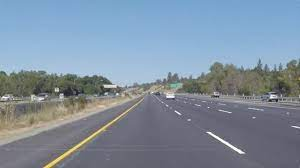
#> input picture solidwhitecurve.jpg, 300 x 168 px
$ python line_detect.py
#> lines starting #> are read from the running program, lines starting #| are printed output that depends on the picture; after the words box and inside, x2 and y2 are one past the last pixel; in counts of white or black regions, pixels touching at a corner belong together
# -*- coding: utf-8 -*-
"""
Created on Thu Aug  4 09:12:16 2022

@author: mandleman
@project name : Embedded AI hub in Daegu
"""


#import matplotlib.pyplot as plt
#import matplotlib.image as mpimg
import cv2
import numpy as np
import copy
def grayscale(img):
    return cv2.cvtColor(img,cv2.COLOR_BGR2GRAY)

def gaussian_blur(img,kernel_size):
    return cv2.GaussianBlur(img,(kernel_size,kernel_size),0)


def canny_edge(img,low_threshold,high_threshold):
    return cv2.Canny(img,low_threshold,high_threshold)


img=cv2.imread('solidwhitecurve.jpg')
#> img is the input picture: shape (168, 300, 3); mean B, G, R 159.7, 143.3, 127.7

img = cv2.resize(img, (1000, 600))
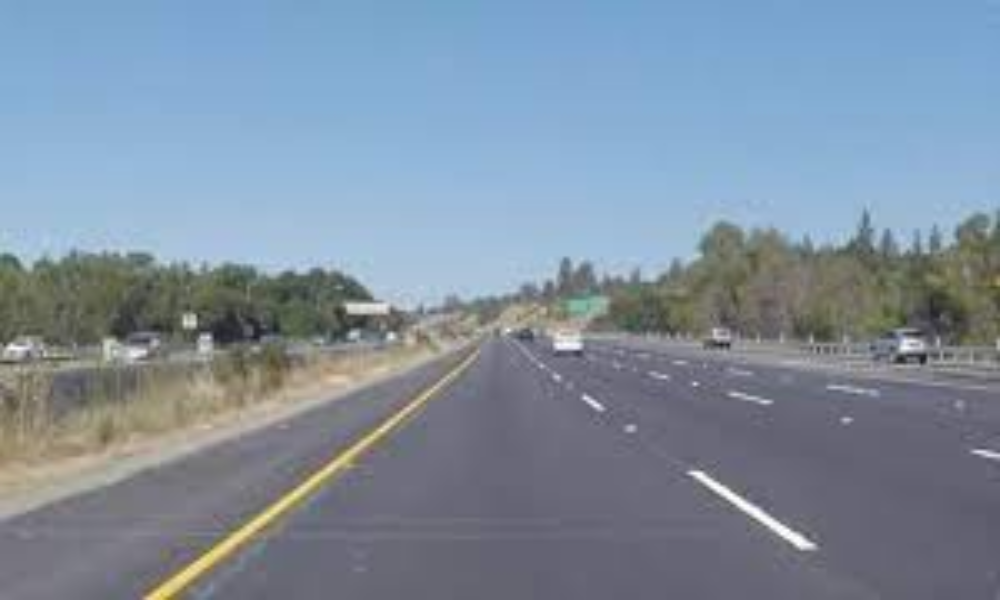
#> img: shape (600, 1000, 3); mean B, G, R 159.6, 143.2, 127.7

#plt.figure(figsize=(10,8))
rows=6
cols=2
index=1
#fig = plt.figure(figsize=(8, 8))

print("this image is : ",type(img),'with dimensions : ',img.shape)
#| this image is :  <class 'numpy.ndarray'> with dimensions :  (600, 1000, 3)
# plt.imshow(img)
# plt.show()
'''
fig.add_subplot(rows, cols, index)
plt.xlabel('origin')
plt.imshow(img)
index+=1
'''
#cv2.imshow('test',img)

gray=grayscale(img)
#> in grayscale, `return cv2.cvtColor(img,cv2.COLOR_BGR2GRAY)`:
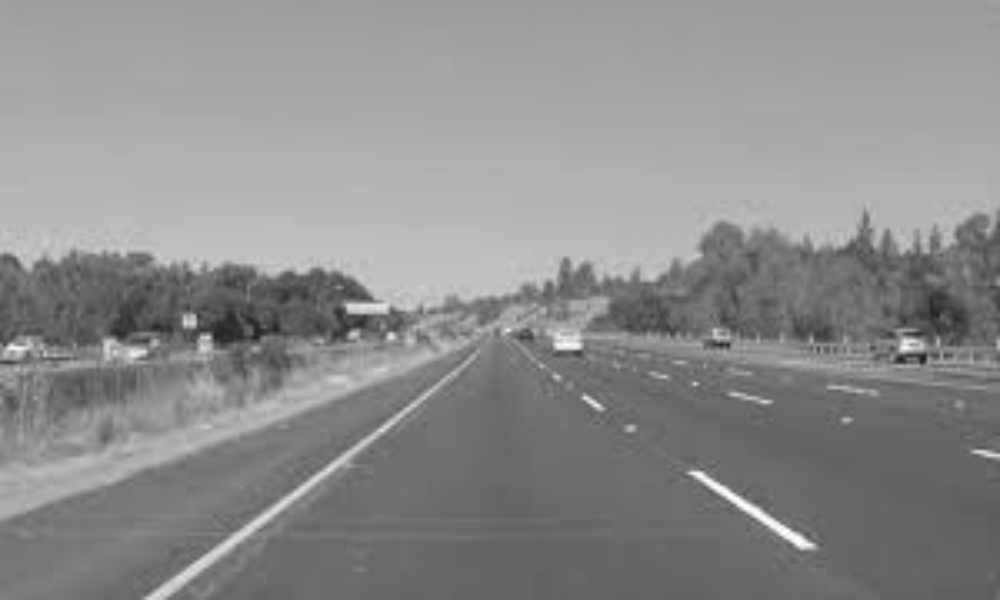
#> returned value: shape (600, 1000); min 27, max 255, mean 140.4
# plt.figure(figsize=(10,8))
print("this image is : ",type(gray),'with dimensions : ',gray.shape)
#| this image is :  <class 'numpy.ndarray'> with dimensions :  (600, 1000)
# [8 lines of commented-out code are left out]


kernel_size=9
blur_gray9=gaussian_blur(gray,kernel_size)

canny2=canny_edge(blur_gray9,100,200)
#> in canny_edge, `return cv2.Canny(img,low_threshold,high_threshold)`:
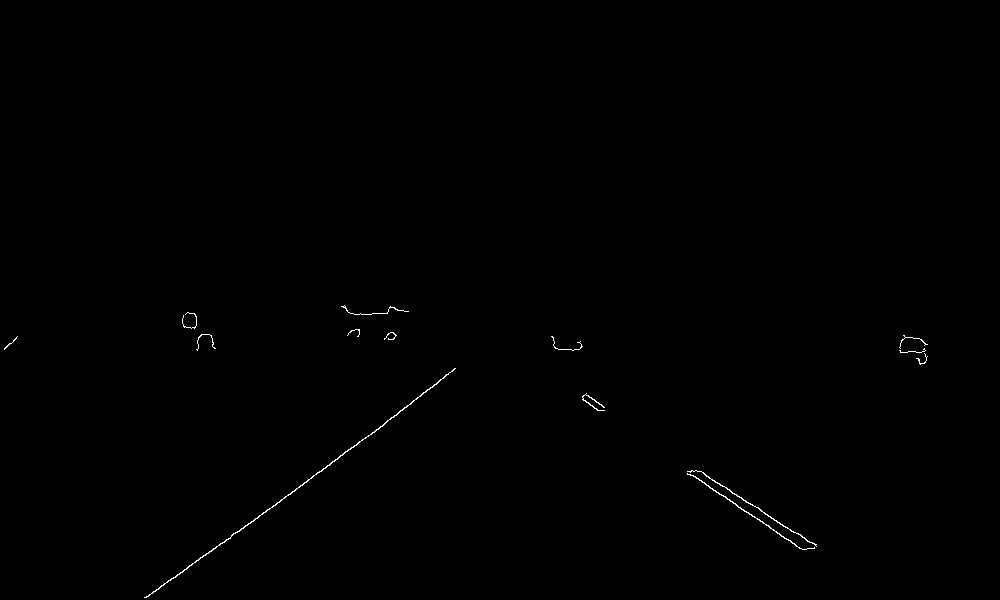
#> returned value: shape (600, 1000); 0.23% white in thin lines or dots, all inside (x1, y1, x2, y2) = (4, 305, 928, 598)

mask=np.zeros_like(gray)
cv2.imshow('mask',mask)
print('mask shape:',mask.shape)
#| mask shape: (600, 1000)
print('canny shape:',canny2.shape)
#| canny shape: (600, 1000)

imshape=img.shape
#> imshape = (600, 1000, 3)
vertices=np.array([[(100,imshape[0]),
                      (450,320),
                      (550,320),
                      (imshape[1]-100,imshape[0])]],dtype=np.int32)


def region_of_interest(img,mask,vertices):
    try:
        if len(img.shape)>2:
            channel_count=img.shape[2]
            ignore_mask_color=(255,)*channel_count
        else:
            ignore_mask_color=255
        cv2.fillPoly(mask,vertices,ignore_mask_color)
        masked_image=cv2.bitwise_and(img,mask)
        return masked_image
    except Exception as e:
        print(e)
        return img


bitmask_img=region_of_interest(canny2,mask,vertices)
#> in region_of_interest, `cv2.fillPoly(mask,vertices,ignore_mask_color)`:
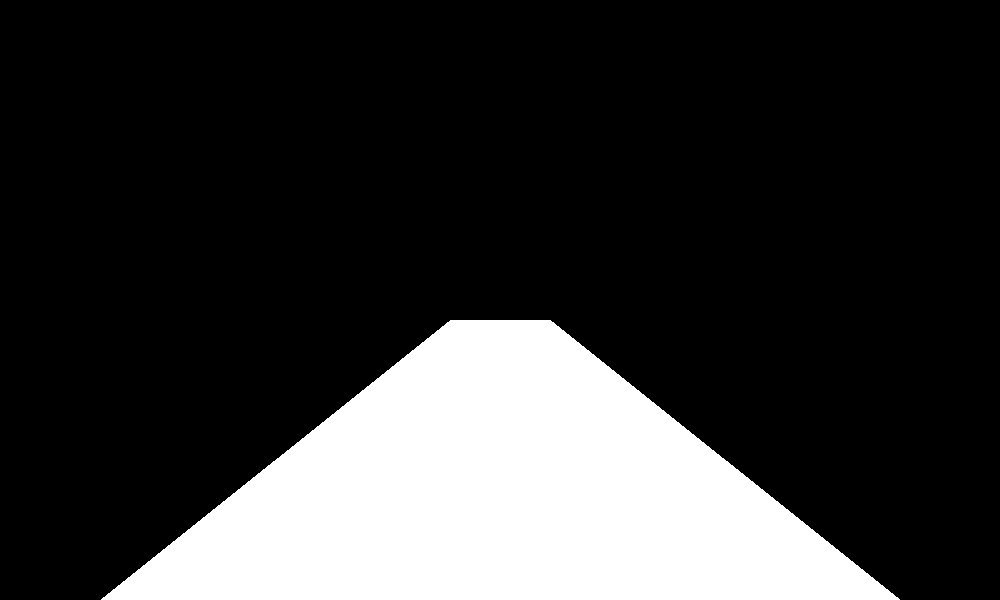
#> mask: shape (600, 1000); 21% white; 1 white region, box (x1, y1, x2, y2) and area: (101, 320, 900, 600) 126070
#> in region_of_interest, `masked_image=cv2.bitwise_and(img,mask)`: masked_image: shape (600, 1000); 0.17% white in thin lines or dots, all inside (x1, y1, x2, y2) = (144, 336, 817, 598)

cv2.imshow('bitmask',bitmask_img)
canny3=canny_edge(bitmask_img,100,200)
#> call 2 of canny_edge, with low_threshold = 100, high_threshold = 200
#> in canny_edge (call 2), `return cv2.Canny(img,low_threshold,high_threshold)`:
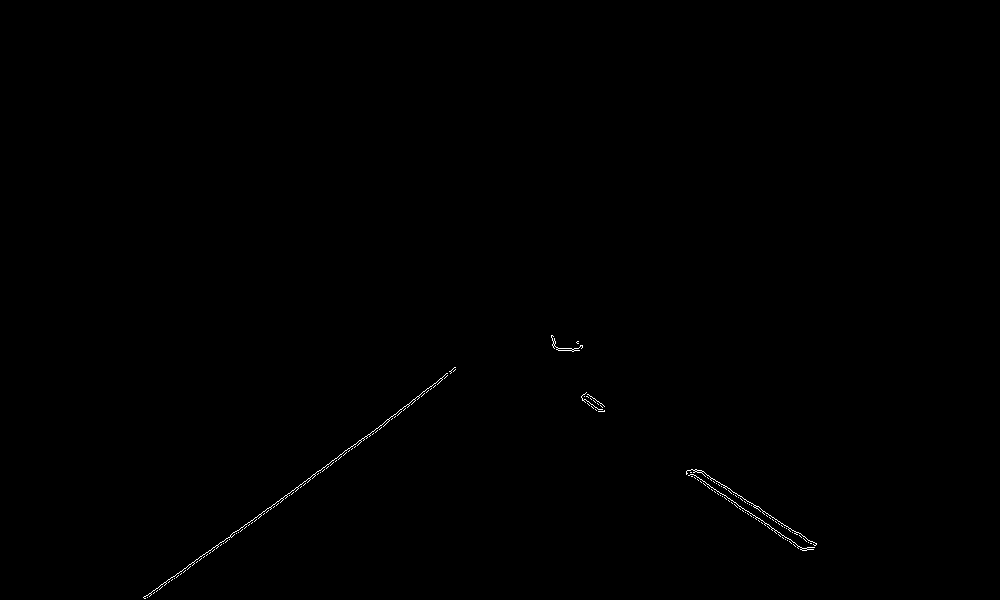
#> returned value: shape (600, 1000); 0.19% white in thin lines or dots, all inside (x1, y1, x2, y2) = (143, 335, 817, 599)


def draw_lines(img,lines,color=[0,0,255],thickness=5):
    for line in lines:
        for x1,y1,x2,y2 in line:
            cv2.line(img,(x1,y1),(x2,y2),color,thickness)

def hough_lines(img,rho,theta,threshold,min_line_len,max_line_gap):

    lines=cv2.HoughLinesP(img,rho,theta,threshold,np.array([]),
                          minLineLength=min_line_len,
                          maxLineGap=max_line_gap)
    line_img=np.zeros((img.shape[0],img.shape[1],3),dtype=np.uint8)
    draw_lines(line_img,lines)
    return line_img

canny3_blurred=gaussian_blur(canny3,kernel_size)
# houghline_img= copy.deepcopy(canny3_blurred)
rho=2
theta=np.pi/180
threshold=90
min_line_len=120
max_line_gap=150
lines=hough_lines(canny3_blurred,rho,theta,threshold,
                  min_line_len,max_line_gap)
#> in hough_lines, `lines=cv2.HoughLinesP(img,rho,theta,threshold,np.array([]), minLineLen..`: lines = 31 rows, first 6: [149, 599, 459, 366], [141, 599, 454, 363], [151, 599, 459, 367], [208, 559, 459, 370], [145, 599, 457, 364], [577, 399, 814, 553]
#> the loop in draw_lines, `for line in lines:` made 31 passes
#> line on passes 1 to 12: [[149, 599, 459, 366]], [[141, 599, 454, 363]], [[151, 599, 459, 367]], [[208, 559, 459, 370]], [[145, 599, 457, 364]], [[577, 399, 814, 553]], [[578, 394, 818, 549]], [[577, 397, 820, 543]], [[578, 401, 813, 553]], [[579, 403, 803, 554]], [[293, 498, 439, 388]], [[578, 393, 815, 553]]
#> after the loop in draw_lines, `for line in lines:`:
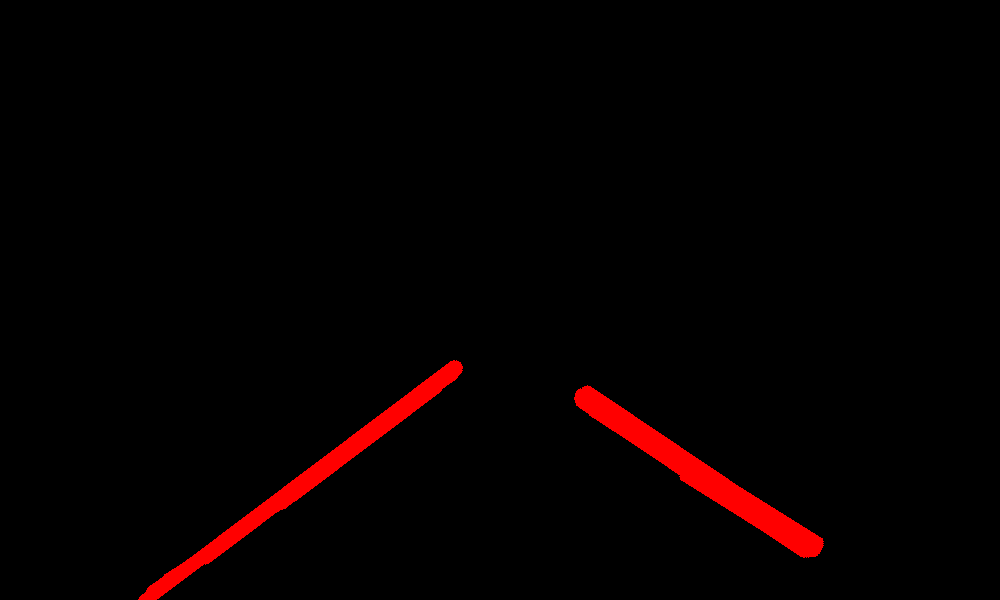
#> img: shape (600, 1000, 3); mean of channels 0, 1, 2 0, 0, 6; drawn as B, G, R
# [5 lines of commented-out code are left out]
cv2.imshow('line detect',lines)

def weighted_img(img,img_initial,alpha=0.8,beta=1.,gamma=0.):
    return cv2.addWeighted(img_initial,alpha,img,beta,gamma)

lines_edge=weighted_img(lines,img)
#> in weighted_img, `return cv2.addWeighted(img_initial,alpha,img,beta,gamma)`:
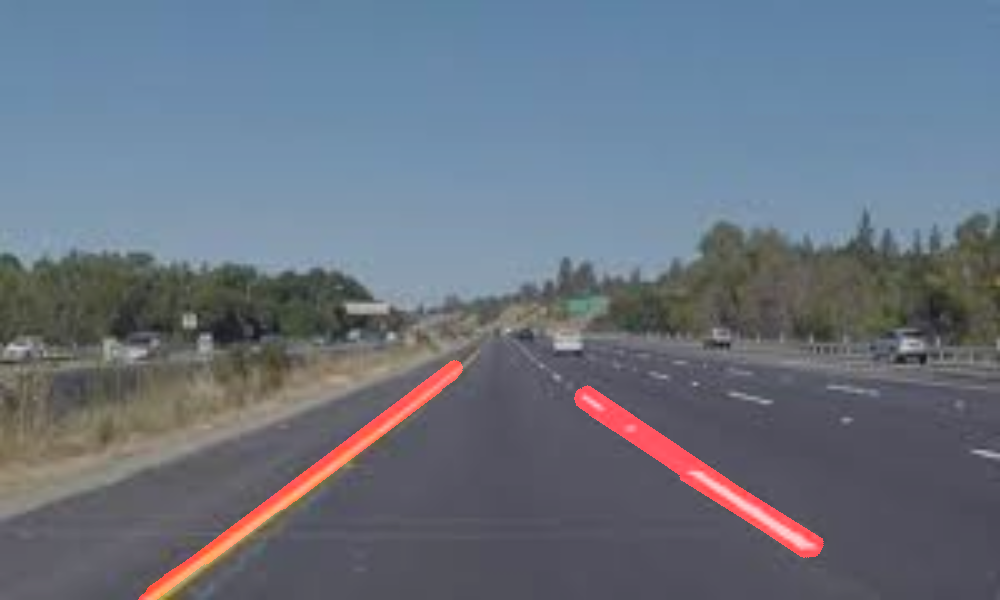
#> returned value: shape (600, 1000, 3); mean of channels 0, 1, 2 127.7, 114.5, 105.3; drawn as B, G, R
# [6 lines of commented-out code are left out]
cv2.imshow('origin add lines',lines_edge)

# [19 lines of commented-out code are left out]


cv2.waitKey()
